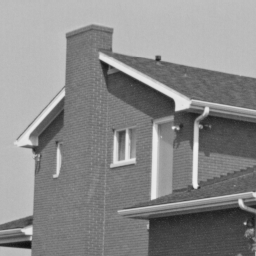
//> input picture BM3D/opencv_test/house.png, 256 x 256 px
$ ./main   (built with g++ and OpenCV 4)
//> lines starting //> are read from the running program, lines starting //| are printed output that depends on the picture
### BM3D/opencv_test/bm3d.h
#include <opencv2\highgui\highgui.hpp>
#include <opencv2\opencv.hpp>
#include <opencv2\core\core.hpp>
#include <vector>

using namespace cv;
using namespace std;

void addNoise(const int sigma,const Mat origin,Mat &noisy);
void uchar2float(const Mat tyuchar,Mat &tyfloat);
void float2uchar(const Mat tyfloat, Mat &tyuchar);
float cal_psnr(const Mat x, const Mat y);
int log2(const int N);

int runBm3d(const int sigma,const Mat image_noisy,
	Mat &image_basic,Mat &image_denoised);

void getPatches(const Mat img,const int width,const int height,const int channels,
	const int patchSize,const int step,vector<Mat>&block,vector<int>&row_idx,vector<int>&col_idx);

void tran2d( vector<Mat> &input);

void getSimilarPatch(const vector<Mat> block, vector<Mat>&sim_patch,vector<int>&sim_num,
	int i, int j, int bn_r, int bn_c, int area, int maxNum, int tao);

float cal_distance(const Mat a, const Mat b);

void tran1d(vector<Mat>&input);

float shrink(vector<Mat>& input, float threshold, int sigma);

float calculate_weight_hd(const vector<Mat>input,int sigma);
float calculate_weight_wien(const vector<Mat>input, int sigma);

void inv_tran_3d(vector<Mat>&inpute);

void aggregation(Mat &numerator, Mat &denominator, vector<int>idx_r, vector<int>idx_c, const vector<Mat> input,
	float weight,int patchSize,Mat window);

void gen_wienFilter(vector<Mat>&input, int sigma);

void wienFiltering(vector<Mat>&input, const vector<Mat>wien,int patchSize);

Mat gen_kaiser(int beta,int length);
void wavedec(float *input,int length);
void waverec(float* input, int length,int N);

### BM3D/opencv_test/bm3d.cpp
#include <opencv2\highgui\highgui.hpp>
#include <opencv2\opencv.hpp>
#include <opencv2\core\core.hpp>
#include <vector>
#include <math.h>

#include "bm3d.h"

using namespace cv;
using namespace std;

void addNoise(const int sigma, const Mat origin, Mat &noisy)
{
	Mat noise(origin.size(), CV_32FC1);
	randn(noise, Scalar::all(0), Scalar::all(sigma));
	for (int i = 0; i < noise.rows; i++)
	{
		const float* Mx = origin.ptr<float>(i);
		float* Mn = noise.ptr<float>(i);
		float* My = noisy.ptr<float>(i);
		for (int j = 0; j < origin.cols; j++)
		{
			My[j] = Mx[j] + Mn[j];
		}
	}
}

void uchar2float(const Mat tyuchar, Mat &tyfloat)
{
	for (int i = 0; i < tyuchar.rows; i++)
	{
		const uchar* ty1 = tyuchar.ptr<uchar>(i);
		float* ty2 = tyfloat.ptr<float>(i);
		for (int j = 0; j < tyuchar.cols; j++)
		{
			ty2[j] = ty1[j];
		}
	}
}

void float2uchar(const Mat tyfloat, Mat &tyuchar)
{
	for (int i = 0; i < tyfloat.rows; i++)
	{
		const float* ty1 = tyfloat.ptr<float>(i);
		uchar* ty2 = tyuchar.ptr<uchar>(i);
		for (int j = 0; j < tyfloat.cols; j++)
		{
			if (ty1[j] < 0){ ty2[j] = 0; }
			else if (ty1[j]>255){ ty2[j] = 255; }
			else{ ty2[j] = ty1[j]; }
		}
	}
}

//峰值信噪比（PSNR），越大越好
float cal_psnr(const Mat x, const Mat y)
{
	float RMS = 0;
	for (int i = 0; i < x.rows; i++)
	{
		const float* Mx = x.ptr<float>(i);
		const float* My = y.ptr<float>(i);
		for (int j = 0; j < x.cols; j++)
		{
			RMS += (My[j] - Mx[j])* (My[j] - Mx[j]);
		}
	}
	RMS = sqrtf(RMS / (x.rows*x.cols));
	return 20 * log10f(255.0 / RMS);
}

int runBm3d(
	const int sigma,
	const Mat image_noisy,
	Mat &image_basic,
	Mat &image_denoised
	)
{
	const unsigned nHard = 39;//search area
	const unsigned nWien = 39;
	const unsigned kHard = 8;//patch size
	const unsigned kWien = 8;
	const unsigned NHard = 16;//max number
	const unsigned NWien = 32;
	const unsigned pHard = 3;//step
	const unsigned pWien = 3;

	const int tao_hard = 2500;
	const int tao_wien = 400;

	int beta = 2;
	float lambda3d = 2.7;
	float lambda2d = 0;

	int Height = image_noisy.rows;
	int Width = image_noisy.cols;
	int Channels = image_noisy.channels();

	// [5 lines of commented-out code are left out]

	vector<Mat> block_noisy;//store the patch
	vector<int>row_idx;//patch idx along the row direction
	vector<int>col_idx;
	getPatches(image_noisy, Width, Height, Channels, kHard, pHard,block_noisy,row_idx, col_idx);
	int bn_r = row_idx.size();
	int bn_c = col_idx.size();
	tran2d(block_noisy);

	vector<int> sim_num;//index number for the selected similar patch in the block vector
	vector<int> sim_idx_row;//index number for the selected similar patch in the original Mat
	vector<int> sim_idx_col;

	vector<Mat>data;//store the data during transforming and shrinking

	Mat kaiser = gen_kaiser(beta, kHard);//2-D kaiser window
	float weight_hd = 1.0;//weights used for current relevent patch
	Mat denominator_hd(image_noisy.size(), CV_32FC1, Scalar::all(0));
	Mat numerator_hd(image_noisy.size(), CV_32FC1, Scalar::all(0));

	for (int i = 0; i < bn_r; i++)
	{
		for (int j = 0; j < bn_c; j++)
		{
			//for each pack in the block
			sim_num.clear();
			sim_idx_row.clear();
			sim_idx_col.clear();
			data.clear();

			getSimilarPatch(block_noisy, data, sim_num,
				i, j, bn_r,bn_c,int((nHard-kHard) / pHard)+1, NHard,tao_hard);//block matching

			for (int k = 0; k < sim_num.size(); k++)//calculate idx in the left-top corner
			{
				sim_idx_row.push_back(row_idx[sim_num[k] / bn_c]);
				sim_idx_col.push_back(col_idx[sim_num[k] % bn_c]);
			}

			tran1d(data);//3-D transforming

			weight_hd=shrink(data,lambda3d*sigma,sigma);//shrink the cofficient

			//weight_hd = calculate_weight_hd(data,sigma);

			inv_tran_3d(data);//3-D inverse transforming

			aggregation(numerator_hd, denominator_hd, sim_idx_row, sim_idx_col, data,weight_hd,kHard,kaiser);//aggregation using weigths
		}
	}
	image_basic = numerator_hd / denominator_hd;

	//step 2 wiena filtering
	vector<Mat> block_basic;
	row_idx.clear();
	col_idx.clear();

	getPatches(image_basic, Width, Height, Channels, kHard, pHard, block_basic, row_idx, col_idx);
	bn_r = row_idx.size();
	bn_c = col_idx.size();

	vector<Mat> data_noisy;
	float weight_wien = 1.0;//weights used for current relevent patch
	Mat denominator_wien(image_noisy.size(), CV_32FC1, Scalar::all(0));
	Mat numerator_wien(image_noisy.size(), CV_32FC1, Scalar::all(0));
	for (int i = 0; i < bn_r; i++)
	{
		for (int j = 0; j < bn_c; j++)
		{
			//for each pack in the basic estimate
			sim_num.clear();
			sim_idx_row.clear();
			sim_idx_col.clear();
			data.clear();
			data_noisy.clear();

			getSimilarPatch(block_basic, data, sim_num,i, j, bn_r, bn_c,
				int((nWien - kWien) / pWien) + 1, NWien, tao_wien);//block matching

			for (int k = 0; k < sim_num.size(); k++)//calculate idx in the left-top corner
			{
				sim_idx_row.push_back(row_idx[sim_num[k] / bn_c]);
				sim_idx_col.push_back(col_idx[sim_num[k] % bn_c]);
				data_noisy.push_back(image_noisy(Rect(sim_idx_col[k], sim_idx_row[k], kWien, kWien)));
			}

			tran2d(data);
			tran2d(data_noisy);
			tran1d(data);
			tran1d(data_noisy);

			gen_wienFilter(data, sigma);
			weight_wien = calculate_weight_wien(data, sigma);
			wienFiltering(data_noisy, data, kWien);

			inv_tran_3d(data_noisy);

			aggregation(numerator_wien, denominator_wien,
				sim_idx_row, sim_idx_col, data_noisy, weight_wien, kWien, kaiser);
		}
	}
	image_denoised = numerator_wien / denominator_wien;

	return EXIT_SUCCESS;
}

void getPatches(const Mat img, const int width, const int height, const int channels,
	const int patchSize, const int step, vector<Mat>&block, vector<int>&row_idx, vector<int>&col_idx)
{
	Mat tmp(patchSize, patchSize, CV_32FC1);
	for (int i = 0; i <= height - patchSize; i += step)
	{
		row_idx.push_back(i);
	}
	if ((height - patchSize) % step != 0)
	{
		row_idx.push_back(height - patchSize);
	}
	for (int j = 0; j <= width - patchSize; j += step)
	{
		col_idx.push_back(j);
	}
	if ((width - patchSize) % step != 0)
	{
		col_idx.push_back(width - patchSize);
	}
	for (int i = 0; i < row_idx.size(); i++)
	{
		for (int j = 0; j < col_idx.size(); j++)
		{
			tmp = img(Rect(col_idx[j],row_idx[i], patchSize, patchSize));
			block.push_back(tmp);
		}
	}
}

void tran2d(vector<Mat> &input)
{
	int patchsize = 8;
	Mat tmp;
	int length = input.size();
	for (int i = 0; i < length; i++)
	{
		dct(input[i],tmp);
		input[i] = tmp.clone();
	}

}

void getSimilarPatch(const vector<Mat> block, vector<Mat>&sim_patch, vector<int> &sim_num,
	int i, int j, int bn_r, int bn_c, int area, int maxNum, int tao)
{
	int row_min = max(0, i - (area - 1) / 2);
	int row_max = min(bn_r-1, i + (area - 1) / 2);
	int row_length = row_max - row_min + 1;

	int col_min = max(0, j - (area - 1) / 2);
	int col_max = min(bn_c-1, j + (area - 1) / 2);
	int col_length = col_max - col_min + 1;

	const Mat relevence = block[i*bn_c + j];
	Mat tmp;

	float* distance = new float[row_length*col_length];//计算距离
	int* idx = new int[row_length*col_length];//保存下标便于后续聚类计算
	if (!distance){
		cout << "allocation failure\n";
		system("pause");
	}
	for (int p = 0; p <row_length; p++)
	{
		for (int q = 0; q < col_length; q++)
		{
			tmp = block[(p + row_min)*bn_c + (q + col_min)];
			distance[p*col_length + q] = cal_distance(relevence, tmp);
			//cout << distance[p*col_length + q] << endl;
			idx[p*col_length + q] = p*col_length + q;
		}
	}
	float value; int l;
	//直接排序算法，有待改进！
	for (int k = 1; k < row_length*col_length; k++)
	{
		value = distance[k];
		for (l = k - 1; value < distance[l]&&l >= 0; --l)
		{
			distance[l + 1] = distance[l];
			idx[l + 1] = idx[l];
		}
		distance[l + 1] = value;
		idx[l + 1] = k;
	}
	int selectedNum = maxNum;
	while (row_length*col_length<selectedNum)
	{
		selectedNum /= 2;//确保相似块的个数为2的幂
	}
	while (distance[selectedNum - 1] > tao)
	{
		selectedNum /= 2;
	}
	int Row, Col;
	for (int k = 0; k < selectedNum; k++)
	{
		Row = row_min + idx[k] / col_length;
		Col = col_min + idx[k] % col_length;
		tmp = block[Row*bn_c + Col].clone();
		sim_patch.push_back(tmp);
		sim_num.push_back(Row*bn_c + Col);
	}
}

float cal_distance(Mat a, Mat b)
{
	int sy = a.rows;
	int sx = a.cols;
	float sum = 0;
	for (int i = 0; i < sy; i++)
	{
		const float* M1 = a.ptr<float>(i);
		const float* M2 = b.ptr<float>(i);
		for (int j = 0; j < sx; j++)
		{
			sum += (M1[j] - M2[j])*(M1[j] - M2[j]);
		}
	}
	return sum / (sy*sx);
}

void tran1d(vector<Mat>&input)
{
	//暂时只做了haar一维小波分解
	int patchSize = 8;

	int size = input.size();
	int layer = log2(size);
	float* data = new float[size];
	for (int i = 0; i < patchSize; i++)
	{
		for (int j = 0; j < patchSize; j++)
		{
			for (int k = 0; k < size; k++)
			{
				data[k] = input[k].at<float>(i, j);
				//cout << data[k] << endl;
			}
			wavedec(data, size);
			for (int k = 0; k < size; k++)
			{
				input[k].at<float>(i, j) = data[k];
			}
		}
	}
	delete[] data;
}

int log2(const int N)
{
	int k = 1;
	int n = 0;
	while (k < N)
	{
		k *= 2;
		n++;
	}
	return n;
}

void wavedec(float *input, int length)
{
	int N = log2(length);
	if (N == 0 )return;
	float *tmp = new float[length];
	for (int i = 0; i < length; i++){
		tmp[i] = input[i];
	}
	for (int k = 0; k <length/2; k++)
	{
		input[k] = (tmp[2*k] + tmp[2*k + 1]) / sqrt(2);
		input[k + length/2] = (tmp[2*k] - tmp[2*k + 1])/sqrt(2);
	}
	delete [] tmp;
	wavedec(input, length / 2);
	return;
}

void waverec(float* input, int length, int N)
{
	if (log2(length) > N) return;
	float *tmp = new float[length];
	for (int i = 0; i < length; i++){
		tmp[i] = input[i];
	}
	for (int k = 0; k < length / 2; k++)
	{
		input[2 * k] = (tmp[k]+tmp[k+length/2])/sqrt(2);
		input[2 * k+1] = (tmp[k] - tmp[k + length / 2]) / sqrt(2);
	}
	delete tmp;
	waverec(input, length * 2, N);
}

//将图像块集合中像素值小于阈值的像素置零 //统计非零成分的数量作为后续权重的参考,非零个数越多，权重越低。
float shrink(vector<Mat>& input, float threshold, int sigma) {
	int num = 0;
	for (int k = 0; k < input.size(); k++) {
		for (int i = 0; i < input[k].rows; i++) {
			for (int j = 0; j < input[k].cols; j++) {
				//fabs（）对float，double求绝对值
				if (fabs(input[k].at<float>(i, j)) < threshold) {
					input[k].at<float>(i, j) = 0;
				}
				//统计非零成分的数量作为后续权重的参考
				if (input[k].at<float>(i, j) != 0)
				{
					num++;
				}
			}
		}
	}
	if (num == 0)
		return 1;
	else
		return 1.0 / (sigma * sigma * num);
}

// [19 lines left out: function calculate_weight_hd, not called in this run]

float calculate_weight_wien(const vector<Mat>input, int sigma)
{
	float sum=0;
	for (int k = 0; k < input.size(); k++)
		for (int i = 0; i < input[k].rows; i++)
			for (int j = 0; j < input[k].cols; j++)
			{
				sum += (input[k].at<float>(i, j))*(input[k].at<float>(i, j));
			}
	return 1.0 / (sigma*sigma*sum);
}

void inv_tran_3d(vector<Mat>&input)
{
	int patchSize = 8;

	Mat tmp;
	int size = input.size();
	int layer = log2(size);
	float* data = new float[size];
	for (int i = 0; i < patchSize; i++)
		for (int j = 0; j < patchSize; j++)
		{
			for (int k = 0; k < size; k++)
			{
				data[k] = input[k].at<float>(i, j);
			}
			waverec(data,2,layer);
			for (int k = 0; k < size; k++)
			{
				input[k].at<float>(i, j) = data[k];
			}
		}
	for (int k = 0; k < size; k++)
	{
		tmp = input[k].clone();
		dct(tmp, input[k], DCT_INVERSE);
	}
}

void aggregation(Mat &numerator, Mat &denominator, vector<int>idx_r, vector<int>idx_c,
	const vector<Mat> input, float weight, int patchSize,Mat window)
{
	Rect rect;
	for (int k = 0; k < input.size(); k++)
	{
		rect.x = idx_c[k];
		rect.y = idx_r[k];
		rect.height = patchSize;
		rect.width = patchSize;
		numerator(rect) = numerator(rect) + weight*(input[k].mul(window));
		denominator(rect) = denominator(rect) + weight*window;
	}
}

Mat gen_kaiser(int beta,int length)//How to do this?
{
	if ((beta == 2)&&(length==8))
	{
		Mat window(length, length, CV_32FC1);
		Mat kai1(length, 1, CV_32FC1);
		Mat kai1_T(1, length, CV_32FC1);
		kai1.at<float>(0, 0) = 0.4387;
		kai1.at<float>(1, 0) = 0.6813;
		kai1.at<float>(2, 0) = 0.8768;
		kai1.at<float>(3, 0) = 0.9858;
		for (int i = 0; i < 4; i++)
		{
			kai1.at<float>(7 - i, 0) = kai1.at<float>(i,0);
			kai1_T.at<float>(0, i) = kai1.at<float>(i, 0);
			kai1_T.at<float>(0, 7 - i) = kai1.at<float>(i, 0);
		}
		window = kai1*kai1_T;
		return window;
	}
}

void gen_wienFilter(vector<Mat>&input, int sigma)
{
	Mat tmp;
	Mat Sigma(input[0].size(), CV_32FC1, Scalar::all(sigma*sigma));
	for (int k = 0; k < input.size(); k++)
	{
		tmp = input[k].mul(input[k]) + Sigma;
		input[k] = input[k].mul(input[k]) / (tmp.clone());
	}
}

void wienFiltering(vector<Mat>&input, const vector<Mat>wien, int patchSize)
{
	for (int k = 0; k < input.size(); k++)
	{
		input[k] = input[k].mul(wien[k]);
	}
}

### BM3D/opencv_test/main.cpp
#include <iostream>
#include <opencv2\highgui\highgui.hpp>
#include <opencv2\opencv.hpp>
#include <opencv2\core\core.hpp>
#include <vector>
#include <time.h>

#include "bm3d.h"

using namespace cv;
using namespace std;

int main()
{
	//read picture and add noise
	Mat pic = imread("house.png",0);
//> pic is the input picture: 256 rows x 256 cols, CV_8UC1; min 16, max 239, mean 138
	int sigma = 25;
	if (!pic.data)
	{
		cout << "load image error!";
		return -1;
	}
	//convert data type
	Mat Pic(pic.size(), CV_32FC1);
	Mat Noisy(pic.size(), CV_32FC1);
	Mat Basic(pic.size(), CV_32FC1);
	Mat Denoised(pic.size(), CV_32FC1);

	uchar2float(pic, Pic);
	addNoise(sigma, Pic, Noisy);
//> after the loop in addNoise, `for (int i = 0; i < noise.rows; i++)`:
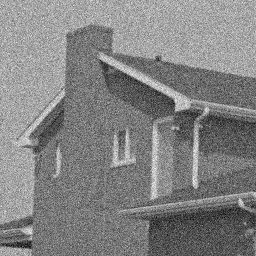
//> noisy: 256 rows x 256 cols, CV_32FC1; min -47.03, max 312.6, mean 138; drawn with min black and max white

	//convert type for displaying
	Mat basic(pic.size(), CV_8U);
	Mat noisy(pic.size(), CV_8U);
	Mat denoised(pic.size(), CV_8U);

	float2uchar(Noisy, noisy);
//> after the loop in float2uchar, `for (int i = 0; i < tyfloat.rows; i++)`:
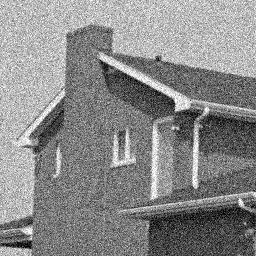
//> tyuchar: 256 rows x 256 cols, CV_8UC1; min 0, max 255, mean 137.5
	imshow("origin", pic);
	imshow("noisy", noisy);
	cout << "psnr for noisy image:" << cal_psnr(Pic, Noisy)<<endl;
//> the loop in cal_psnr, `for (int i = 0; i < x.rows; i++)` made 256 passes
//> RMS on passes 1 to 3: 164550.9, 320244.2, 484048.7
//> after the loop in cal_psnr, `for (int i = 0; i < x.rows; i++)`: RMS = 40479196
//> in cal_psnr, `RMS = sqrtf(RMS / (x.rows*x.cols));`: RMS = 24.85
//| psnr for noisy image:20.2233
	//waitKey(10);

	//caiculate time used and psnr
	double start, stop, duration;
	start = clock();
	runBm3d(sigma, Noisy, Basic, Denoised);//main denoising method
//> after the loop in getPatches, `for (int i = 0; i <= height - patchSize; i += step)`: row_idx = 83 values from 0 to 246
//> in getPatches, `row_idx.push_back(height - patchSize);`: row_idx = 84 values from 0 to 248
//> after the loop in getPatches, `for (int j = 0; j <= width - patchSize; j += step)`: col_idx = 83 values from 0 to 246
//> in getPatches, `col_idx.push_back(width - patchSize);`: col_idx = 84 values from 0 to 248
//> the loop in getPatches, `for (int i = 0; i < row_idx.size(); i++)` made 84 passes
//> in runBm3d, `int bn_r = row_idx.size();`: bn_r = 84
//> in tran2d, `int length = input.size();`: length = 7056
//> the loop in runBm3d, `for (int i = 0; i < bn_r; i++)` made 84 passes
//> weight_hd on passes 1 to 12: 0.00032, 0.000533, 0.0004, 0.000178, 0.0004, 0.00032, 0.000267, 0.000267, 0.00032, 0.00032, 0.000178, 0.0002
//> after the loop in runBm3d, `for (int i = 0; i < bn_r; i++)`:
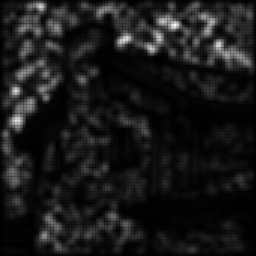
//> numerator_hd: 256 rows x 256 cols, CV_32FC1; min -0.00716, max 19.07, mean 1.89; drawn with min black and max white
//> after the loop in runBm3d, `for (int i = 0; i < bn_r; i++)`:
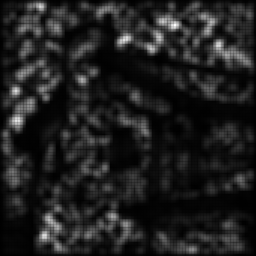
//> denominator_hd: 256 rows x 256 cols, CV_32FC1; min 0.000104, max 0.103, mean 0.0129; drawn with min black and max white
//> after the loop in runBm3d, `for (int i = 0; i < bn_r; i++)`: sim_num = [7055, 6971, 6887, 6885, 6803, 6719, 6802, 7054, 6632, 6635, 6966, 6886, 6630, 7052, 6970, 6716]; sim_idx_row = [248, 246, 243, 243, 240, 237, 240, 248, 234, 234, 246, 243, 234, 248, 246, 237]; sim_idx_col = [248, 248, 248, 243, 248, 248, 246, 246, 240, 248, 234, 246, 234, 240, 246, 240]; weight_hd = 5.71e-05
//> the loop in getPatches (call 2), `for (int i = 0; i < row_idx.size(); i++)` made 84 passes
//> the loop in runBm3d, `for (int i = 0; i < bn_r; i++)` made 84 passes
//> weight_wien on passes 1 to 12: 0.00133, 0.00136, 0.00139, 0.00142, 0.00144, 0.00147, 0.00144, 0.00142, 0.00141, 0.00143, 0.00146, 0.00146
//> after the loop in runBm3d, `for (int i = 0; i < bn_r; i++)`:
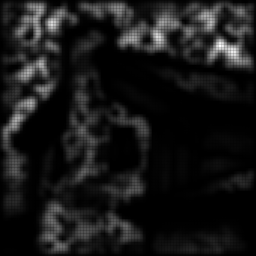
//> numerator_wien: 256 rows x 256 cols, CV_32FC1; min -0.00752, max 135.7, mean 12.8; drawn with min black and max white
//> after the loop in runBm3d, `for (int i = 0; i < bn_r; i++)`:
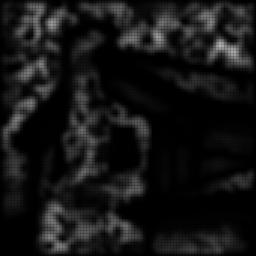
//> denominator_wien: 256 rows x 256 cols, CV_32FC1; min 0.000122, max 0.724, mean 0.0842
//> after the loop in runBm3d, `for (int i = 0; i < bn_r; i++)`: sim_num = [7055, 6971, 6887, 6719, 6803, 6886, 6635, 6718, 6802, 6970, 7054, 6634, 6632, 6969, 7053, 6885]; sim_idx_row = [248, 246, 243, 237, 240, 243, 234, 237, 240, 246, 248, 234, 234, 246, 248, 243]; sim_idx_col = [248, 248, 248, 248, 248, 246, 248, 246, 246, 246, 246, 246, 240, 243, 243, 243]; weight_wien = 6.28e-05
	stop = clock();
	duration = double(stop - start) / 1000;
	cout << "psnr for basic estimate:" << cal_psnr(Pic, Basic)<<endl;
//> the loop in cal_psnr (call 2), `for (int i = 0; i < x.rows; i++)` made 256 passes
//> RMS on passes 1 to 3: 1802, 3403.8, 4843.8
//| psnr for basic estimate:31.2074
	cout << "psnr for final denoised:" << cal_psnr(Pic, Denoised) << endl;
//| psnr for final denoised:31.6234
	cout << "time for BM3D:" << duration << " s" << endl;

	float2uchar(Basic, basic);
	float2uchar(Denoised, denoised);
	namedWindow("basic", 1);
	imshow("basic", basic);
	imshow("denoised", denoised);
	waitKey(0);

	return 0;
}
